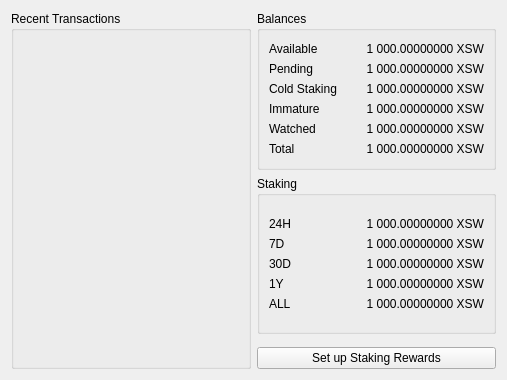
<?xml version="1.0" encoding="UTF-8"?>
<ui version="4.0">
 <class>OverviewPage</class>
 <widget class="QWidget" name="OverviewPage">
  <property name="geometry">
   <rect>
    <x>0</x>
    <y>0</y>
    <width>507</width>
    <height>380</height>
   </rect>
  </property>
  <property name="windowTitle">
   <string>Form</string>
  </property>
  <layout class="QHBoxLayout">
   <property name="sizeConstraint">
    <enum>QLayout::SetMinimumSize</enum>
   </property>
   <item>
    <widget class="QGroupBox" name="transactionsGroup">
     <property name="title">
      <string>Recent Transactions</string>
     </property>
     <layout class="QVBoxLayout" name="transactionsLayout">
      <item>
       <widget class="ListView" name="listTransactions" native="true"/>
      </item>
     </layout>
    </widget>
   </item>
   <item>
    <layout class="QVBoxLayout" name="balancesStakesLayout">
     <property name="sizeConstraint">
      <enum>QLayout::SetNoConstraint</enum>
     </property>
     <item>
      <widget class="QGroupBox" name="balancesGroup">
       <property name="title">
        <string>Balances</string>
       </property>
       <layout class="QFormLayout" name="formLayout">
        <property name="sizeConstraint">
         <enum>QLayout::SetNoConstraint</enum>
        </property>
        <property name="labelAlignment">
         <set>Qt::AlignLeft|Qt::AlignVCenter</set>
        </property>
        <property name="formAlignment">
         <set>Qt::AlignRight|Qt::AlignVCenter</set>
        </property>
        <item row="0" column="0">
         <widget class="QLabel" name="labelAvailableText">
          <property name="text">
           <string>Available</string>
          </property>
         </widget>
        </item>
        <item row="0" column="1">
         <widget class="QLabel" name="labelBalance">
          <property name="text">
           <string>1 000.00000000 XSW</string>
          </property>
          <property name="alignment">
           <set>Qt::AlignRight|Qt::AlignVCenter</set>
          </property>
         </widget>
        </item>
        <item row="1" column="0">
         <widget class="QLabel" name="labelPendingText">
          <property name="text">
           <string>Pending</string>
          </property>
         </widget>
        </item>
        <item row="1" column="1">
         <widget class="QLabel" name="labelUnconfirmed">
          <property name="text">
           <string>1 000.00000000 XSW</string>
          </property>
          <property name="alignment">
           <set>Qt::AlignRight|Qt::AlignVCenter</set>
          </property>
         </widget>
        </item>
        <item row="3" column="0">
         <widget class="QLabel" name="labelColdStakingText">
          <property name="text">
           <string>Cold Staking</string>
          </property>
         </widget>
        </item>
        <item row="3" column="1">
         <widget class="QLabel" name="labelColdStaking">
          <property name="text">
           <string>1 000.00000000 XSW</string>
          </property>
          <property name="alignment">
           <set>Qt::AlignRight|Qt::AlignVCenter</set>
          </property>
         </widget>
        </item>
        <item row="4" column="0">
         <widget class="QLabel" name="labelImmatureText">
          <property name="text">
           <string>Immature</string>
          </property>
         </widget>
        </item>
        <item row="4" column="1">
         <widget class="QLabel" name="labelImmature">
          <property name="text">
           <string>1 000.00000000 XSW</string>
          </property>
          <property name="alignment">
           <set>Qt::AlignRight|Qt::AlignVCenter</set>
          </property>
         </widget>
        </item>
        <item row="5" column="0">
         <widget class="QLabel" name="labelWatchedBalanceText">
          <property name="text">
           <string>Watched</string>
          </property>
         </widget>
        </item>
        <item row="5" column="1">
         <widget class="QLabel" name="labelWatchedBalance">
          <property name="text">
           <string>1 000.00000000 XSW</string>
          </property>
          <property name="alignment">
           <set>Qt::AlignRight|Qt::AlignVCenter</set>
          </property>
         </widget>
        </item>
        <item row="6" column="0">
         <widget class="QLabel" name="labelTotalText">
          <property name="text">
           <string>Total</string>
          </property>
         </widget>
        </item>
        <item row="6" column="1">
         <widget class="QLabel" name="labelTotal">
          <property name="text">
           <string>1 000.00000000 XSW</string>
          </property>
          <property name="alignment">
           <set>Qt::AlignRight|Qt::AlignVCenter</set>
          </property>
         </widget>
        </item>
       </layout>
      </widget>
     </item>
     <item>
      <widget class="QGroupBox" name="stakingGroup">
       <property name="title">
        <string>Staking</string>
       </property>
       <layout class="QFormLayout" name="formLayout_2">
        <property name="labelAlignment">
         <set>Qt::AlignLeft|Qt::AlignVCenter</set>
        </property>
        <property name="formAlignment">
         <set>Qt::AlignRight|Qt::AlignVCenter</set>
        </property>
        <item row="2" column="0">
         <widget class="QLabel" name="label7dStakingStatsText">
          <property name="text">
           <string>7D</string>
          </property>
         </widget>
        </item>
        <item row="2" column="1">
         <widget class="QLabel" name="label7dStakingStats">
          <property name="text">
           <string>1 000.00000000 XSW</string>
          </property>
          <property name="alignment">
           <set>Qt::AlignRight|Qt::AlignVCenter</set>
          </property>
         </widget>
        </item>
        <item row="3" column="0">
         <widget class="QLabel" name="label30dStakingStatsText">
          <property name="text">
           <string>30D</string>
          </property>
         </widget>
        </item>
        <item row="3" column="1">
         <widget class="QLabel" name="label30dStakingStats">
          <property name="text">
           <string>1 000.00000000 XSW</string>
          </property>
          <property name="alignment">
           <set>Qt::AlignRight|Qt::AlignVCenter</set>
          </property>
         </widget>
        </item>
        <item row="4" column="0">
         <widget class="QLabel" name="label1yStakingStatsText">
          <property name="text">
           <string>1Y</string>
          </property>
         </widget>
        </item>
        <item row="4" column="1">
         <widget class="QLabel" name="label1yStakingStats">
          <property name="text">
           <string>1 000.00000000 XSW</string>
          </property>
          <property name="alignment">
           <set>Qt::AlignRight|Qt::AlignVCenter</set>
          </property>
         </widget>
        </item>
        <item row="5" column="0">
         <widget class="QLabel" name="labelallStakingStatsText">
          <property name="text">
           <string>ALL</string>
          </property>
         </widget>
        </item>
        <item row="5" column="1">
         <widget class="QLabel" name="labelallStakingStats">
          <property name="text">
           <string>1 000.00000000 XSW</string>
          </property>
          <property name="alignment">
           <set>Qt::AlignRight|Qt::AlignVCenter</set>
          </property>
         </widget>
        </item>
        <item row="1" column="0">
         <widget class="QLabel" name="label24hStakingStatsText">
          <property name="text">
           <string>24H</string>
          </property>
         </widget>
        </item>
        <item row="1" column="1">
         <widget class="QLabel" name="label24hStakingStats">
          <property name="text">
           <string>1 000.00000000 XSW</string>
          </property>
          <property name="alignment">
           <set>Qt::AlignRight|Qt::AlignVCenter</set>
          </property>
         </widget>
        </item>
       </layout>
      </widget>
     </item>
     <item>
      <spacer name="horizontalSpacer">
       <property name="orientation">
        <enum>Qt::Vertical</enum>
       </property>
      </spacer>
     </item>
     <item>
      <widget class="QPushButton" name="showStakingSetup">
       <property name="text">
        <string>Set up Staking Rewards</string>
       </property>
      </widget>
     </item>
    </layout>
   </item>
  </layout>
 </widget>
 <customwidgets>
  <customwidget>
   <class>ListView</class>
   <extends>QWidget</extends>
   <header>listview.h</header>
  </customwidget>
 </customwidgets>
 <resources/>
 <connections/>
</ui>
